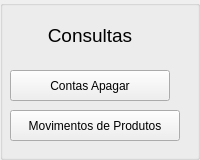
   <widget class="QGroupBox" name="groupBox_2">
    <property name="geometry">
     <rect>
      <x>1040</x>
      <y>240</y>
      <width>200</width>
      <height>160</height>
     </rect>
    </property>
    <property name="title">
     <string/>
    </property>
    <widget class="QPushButton" name="bt_conta_apagar">
     <property name="geometry">
      <rect>
       <x>10</x>
       <y>70</y>
       <width>160</width>
       <height>31</height>
      </rect>
     </property>
     <property name="styleSheet">
      <string notr="true"/>
     </property>
     <property name="text">
      <string>Contas Apagar</string>
     </property>
    </widget>
    <widget class="QPushButton" name="bt_movimento_produto">
     <property name="geometry">
      <rect>
       <x>10</x>
       <y>110</y>
       <width>170</width>
       <height>31</height>
      </rect>
     </property>
     <property name="styleSheet">
      <string notr="true"/>
     </property>
     <property name="text">
      <string>Movimentos de Produtos</string>
     </property>
    </widget>
    <widget class="QLabel" name="label_8">
     <property name="geometry">
      <rect>
       <x>10</x>
       <y>20</y>
       <width>160</width>
       <height>31</height>
      </rect>
     </property>
     <property name="font">
      <font>
       <family>MS Shell Dlg 2</family>
       <pointsize>14</pointsize>
       <italic>false</italic>
       <bold>false</bold>
      </font>
     </property>
     <property name="styleSheet">
      <string notr="true">font: 14pt &quot;MS Shell Dlg 2&quot;;</string>
     </property>
     <property name="text">
      <string>Consultas</string>
     </property>
     <property name="alignment">
      <set>Qt::AlignCenter</set>
     </property>
    </widget>
   </widget>
